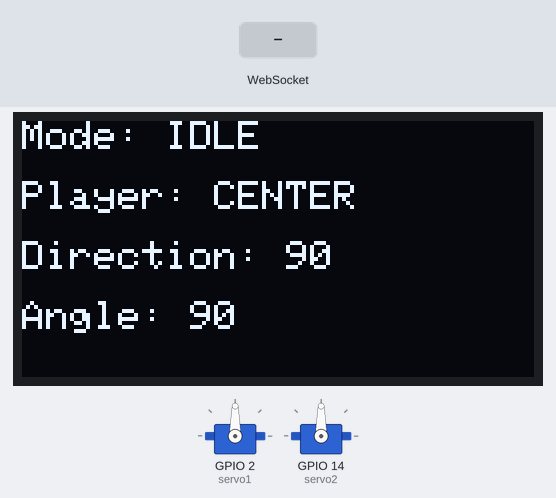
This sketch was run on a simulated ESP8266 (NodeMCU). On the bench: 128×64 one-colour display, 2 × servo. The inputs (shaded band) are chosen by the test bench. WiFi joins after 1.5 s; servers stay silent unless stated.

Above: at 9.8 s.
9.9 s: WebSocket text "POS:" received
At 10.6 s:
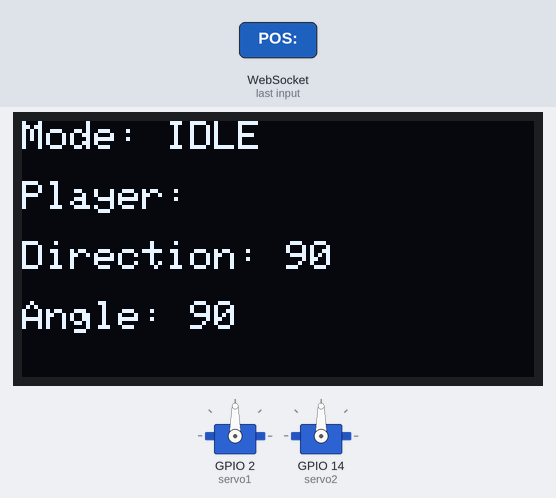
11.4 s: WebSocket text "MODE:" received
At 11.8 s:
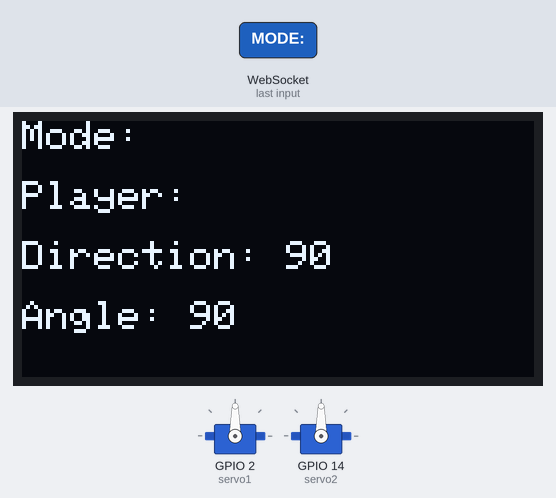
12.9 s: WebSocket text "S2:" received
At 14.1 s:
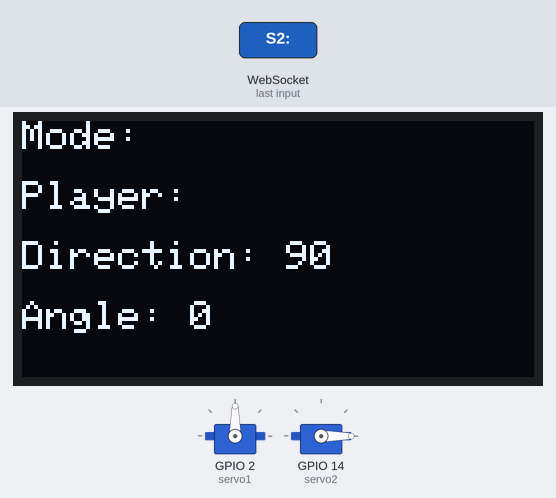
14.4 s: WebSocket text "5" received
At 15.2 s:
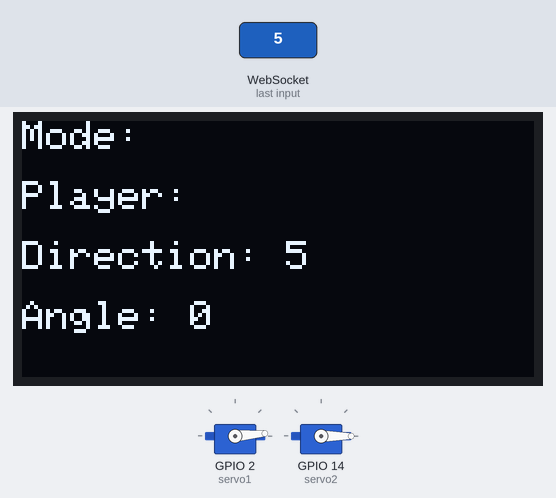
15.9 s: WebSocket text "200" received
At 16.4 s:
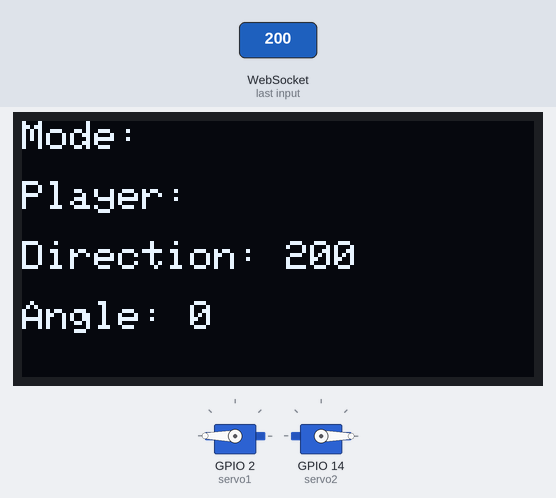
17.4 s: WebSocket text "90" received
At 18.8 s:
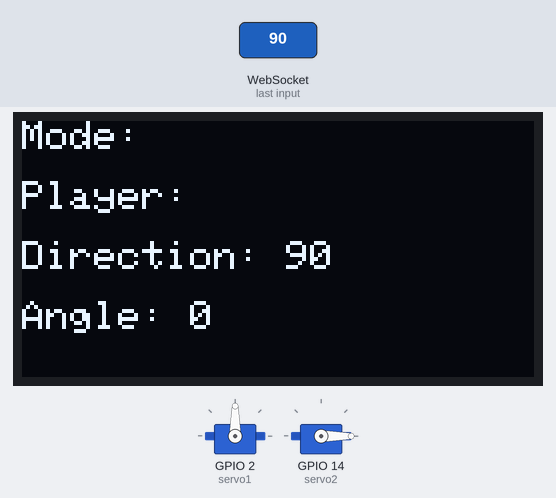
Timing chart, 0 to 19.9 s (numbered marks = the images above; inputs shaded):
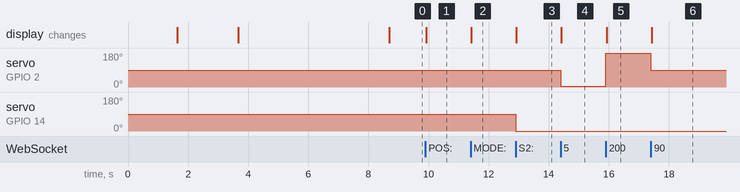

Measured:
- after the input at 9.9 s, the display: changes at once (image 1)
- after the input at 11.4 s, the display: changes at once (image 2)
- after the input at 12.9 s, servo on GPIO 14 (servo2): 90° → 0° at once; the display: changes at once (image 3)
- after the input at 14.4 s, servo on GPIO 2 (servo1): 90° → 5° at once; the display: changes at once (image 4)
- after the input at 15.9 s, servo on GPIO 2 (servo1): 5° → 180° at once; the display: changes at once (image 5)
- after the input at 17.4 s, servo on GPIO 2 (servo1): 180° → 90° at once; the display: changes at once (image 6)

The sketch:

sketch_dec10a.ino
```cpp
#include <ESP8266WiFi.h>
#include <WebSocketsServer.h>
#include <Servo.h>
#include <Wire.h>
#include <Adafruit_GFX.h>
#include <Adafruit_SSD1306.h>

#define SCREEN_WIDTH 128
#define SCREEN_HEIGHT 64

Adafruit_SSD1306 display(SCREEN_WIDTH, SCREEN_HEIGHT, &Wire, -1);

const char* ssid = "Dass_Picsoul";
const char* password = "0987654321";

WebSocketsServer webSocket(81);

Servo servo1;
Servo servo2;

String currentMode = "IDLE";
String playerPos = "CENTER";
int angle1 = 90;
int angle2 = 90;

// ------------------------ NORMAL DASHBOARD (unchanged) ------------------------
void updateMainScreen() {
  display.clearDisplay();
  display.setTextSize(1);
  display.setTextColor(WHITE);

  display.setCursor(0, 0);
  display.printf("Mode: %s", currentMode.c_str());

  display.setCursor(0, 15);
  display.printf("Player: %s", playerPos.c_str());

  display.setCursor(0, 30);
  display.printf("Direction: %d", angle1);

  display.setCursor(0, 45);
  display.printf("Angle: %d", angle2);

  display.display();
}

// ------------------------ BOOT SEQUENCE ------------------------
void showBootSequence() {

  // Wait until WiFi connects
  while (WiFi.status() != WL_CONNECTED) {
    display.clearDisplay();
    display.setCursor(0, 10);
    display.setTextSize(1);
    display.setTextColor(WHITE);
    display.println("WiFi Connecting...");
    display.display();
    delay(500);
  }

  // WiFi connected screen
  display.clearDisplay();
  display.setCursor(0, 10);
  display.println("WiFi Connected!");
  display.display();
  delay(2000);

  // Show IP for 5 seconds
  display.clearDisplay();
  display.setCursor(0, 10);
  display.printf("IP: %s", WiFi.localIP().toString().c_str());
  display.display();
  delay(5000);

  // Load main UI (same as your old one)
  updateMainScreen();
}

// ------------------------ WEBSOCKET HANDLING ------------------------
void onWebSocketEvent(uint8_t client, WStype_t type, uint8_t *payload, size_t len) {

  if (type == WStype_TEXT) {
    String msg = String((char*)payload);

    // Servo 2
    if (msg.startsWith("S2:")) {
      angle2 = msg.substring(3).toInt();
      servo2.write(angle2);
      updateMainScreen();
      return;
    }

    // Player Position
    if (msg.startsWith("POS:")) {
      playerPos = msg.substring(4);
      updateMainScreen();
      return;
    }

    // Mode Update
    if (msg.startsWith("MODE:")) {
      currentMode = msg.substring(5);
      currentMode.toUpperCase();
      updateMainScreen();
      return;
    }

    // Servo 1 (numbers only)
    bool isNumber = true;
    for (int i = 0; i < msg.length(); i++) {
      if (!isdigit(msg[i])) isNumber = false;
    }

    if (isNumber) {
      angle1 = msg.toInt();
      servo1.write(angle1);
      updateMainScreen();
      return;
    }
  }
}

// ------------------------ SETUP ------------------------
void setup() {
  Serial.begin(115200);

  display.begin(SSD1306_SWITCHCAPVCC, 0x3C);

  servo1.attach(2);   // D4
  servo2.attach(14);  // D5

  servo1.write(90);
  servo2.write(90);

  WiFi.begin(ssid, password);

  // Show boot sequence (this waits until WiFi connects)
  showBootSequence();

  webSocket.begin();
  webSocket.onEvent(onWebSocketEvent);
}

// ------------------------ LOOP ------------------------
void loop() {
  webSocket.loop();
}
```
